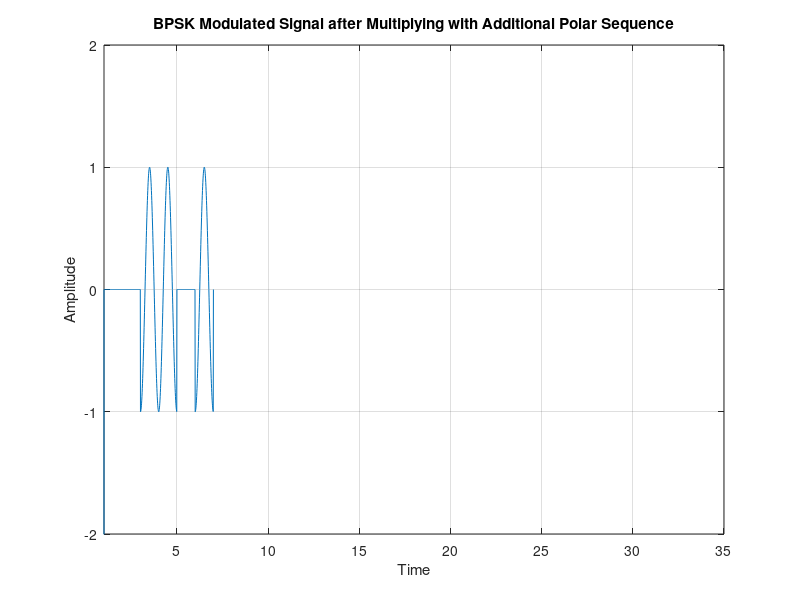

MATLAB code to generate this figure:
clc;
clear all;
close all;

% Step 1: Input and PN sequence generation
num = input("Enter the input number for PN sequence generation: ");
value = dec2bin(num);
n = length(value);
list1 = [];

% Define parameters
sampling_rate = 100; % Samples per bit
A = 1; % Amplitude of the carrier signal
f1 = 1; % Carrier frequency for BPSK in Hz

% Time vector for entire sequence, assuming each bit has its duration
t_bfsk = 0:1/sampling_rate:(2^n - 1);

% Initialize the output sequence with the last bit of the initial value
op = value(end);

% Convert binary string to a numeric array of 0s and 1s
current_sequence = double(value) - '0';

% Append initial sequence to list1
list1 = [list1; current_sequence];

% Determine the length of the desired PN sequence
len = 2^n - 1;

while size(list1, 1) < len
    num1 = randi([0, 1]);
    current_sequence = [num1, current_sequence(1:end-1)];

    % Check for uniqueness and presence of at least one '1'
    if any(current_sequence) && ~ismember(current_sequence, list1, 'rows')
        op = [op; current_sequence(end)]; % Append the last bit to output
        list1 = [list1; current_sequence]; % Append the unique sequence to list1
    end
end

disp('Generated PN Sequence:');
disp(list1);

% Step 2: Convert PN sequence to polar form
polar_PN_sequence =op;

% Step 3: Get additional polar input sequence
additional_num = input("Enter another binary input number for multiplication: ");
additional_value = dec2bin(additional_num, length(op));  % Ensure length matches PN sequence
additional_polar_sequence = 2 * (double(additional_value) - '0') - 1;  % Convert to polar

% Step 4: Multiply the polar sequences
combined_sequence = polar_PN_sequence .* additional_polar_sequence;

% Step 5: BPSK Modulation
bpsk_signal = zeros(1, length(t_bfsk));

for i = 1:length(combined_sequence)
    % Find the time indices for this bit
    t_idx = (i-1)*sampling_rate + 1:i*sampling_rate;
    
    % Generate BPSK modulated signal with 0 and 180 degree phase shift
    bpsk_signal(t_idx) = combined_sequence(i) * A * cos(2 * pi * f1 * t_bfsk(t_idx));
end

% Step 6: Plotting the BPSK signal
figure;
plot(t_bfsk, bpsk_signal);
title('BPSK Modulated Signal after Multiplying with Additional Polar Sequence');
xlabel('Time');
ylabel('Amplitude');
ylim([-2, 2]); % Set y-axis limits from -2 to +2
xlim([1 ,35]);
grid on;
